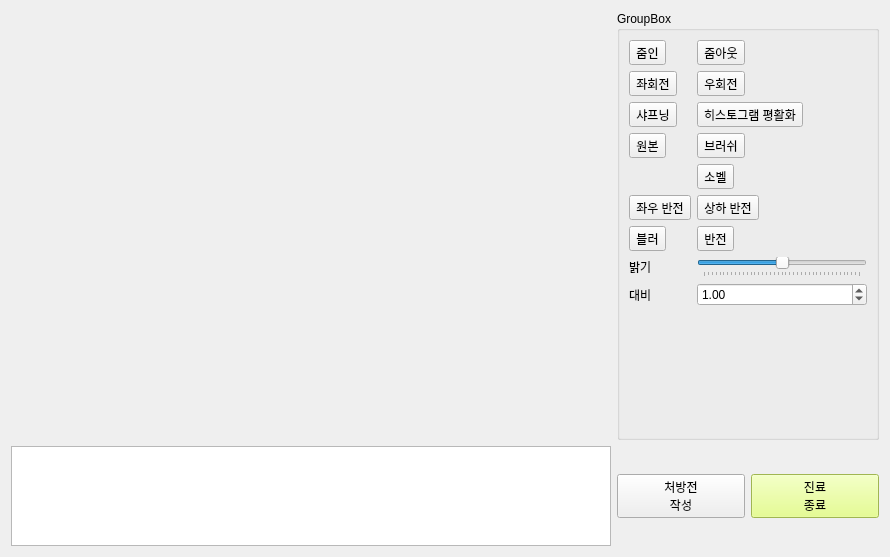
<?xml version="1.0" encoding="UTF-8"?>
<ui version="4.0">
 <class>ImageAlbum</class>
 <widget class="QWidget" name="ImageAlbum">
  <property name="geometry">
   <rect>
    <x>0</x>
    <y>0</y>
    <width>890</width>
    <height>557</height>
   </rect>
  </property>
  <property name="cursor">
   <cursorShape>ArrowCursor</cursorShape>
  </property>
  <property name="mouseTracking">
   <bool>false</bool>
  </property>
  <property name="focusPolicy">
   <enum>Qt::NoFocus</enum>
  </property>
  <property name="windowTitle">
   <string>Form</string>
  </property>
  <layout class="QGridLayout" name="gridLayout_2">
   <item row="0" column="1">
    <widget class="QSplitter" name="splitter">
     <property name="orientation">
      <enum>Qt::Horizontal</enum>
     </property>
     <widget class="QGroupBox" name="groupBox">
      <property name="maximumSize">
       <size>
        <width>300</width>
        <height>16777215</height>
       </size>
      </property>
      <property name="title">
       <string>GroupBox</string>
      </property>
      <layout class="QFormLayout" name="formLayout">
       <item row="0" column="0">
        <widget class="QToolButton" name="ZoomIn">
         <property name="text">
          <string>줌인</string>
         </property>
        </widget>
       </item>
       <item row="0" column="1">
        <widget class="QToolButton" name="ZoomOut">
         <property name="text">
          <string>줌아웃</string>
         </property>
        </widget>
       </item>
       <item row="1" column="0">
        <widget class="QToolButton" name="LeftRotate">
         <property name="text">
          <string>좌회전</string>
         </property>
        </widget>
       </item>
       <item row="1" column="1">
        <widget class="QToolButton" name="RightRotate">
         <property name="text">
          <string>우회전</string>
         </property>
        </widget>
       </item>
       <item row="2" column="0">
        <widget class="QToolButton" name="Sharpening">
         <property name="text">
          <string>샤프닝</string>
         </property>
        </widget>
       </item>
       <item row="2" column="1">
        <widget class="QToolButton" name="HistEqual">
         <property name="text">
          <string>히스토그램 평활화</string>
         </property>
        </widget>
       </item>
       <item row="3" column="0">
        <widget class="QToolButton" name="OrigImage">
         <property name="text">
          <string>원본</string>
         </property>
        </widget>
       </item>
       <item row="3" column="1">
        <widget class="QToolButton" name="Brush">
         <property name="text">
          <string>브러쉬</string>
         </property>
        </widget>
       </item>
       <item row="4" column="1">
        <widget class="QToolButton" name="Sobel">
         <property name="text">
          <string>소벨</string>
         </property>
        </widget>
       </item>
       <item row="5" column="0">
        <widget class="QToolButton" name="VReverse">
         <property name="text">
          <string>좌우 반전</string>
         </property>
        </widget>
       </item>
       <item row="5" column="1">
        <widget class="QToolButton" name="HReverse">
         <property name="text">
          <string>상하 반전</string>
         </property>
        </widget>
       </item>
       <item row="6" column="0">
        <widget class="QToolButton" name="Blur">
         <property name="text">
          <string>블러</string>
         </property>
        </widget>
       </item>
       <item row="6" column="1">
        <widget class="QToolButton" name="Reverse">
         <property name="text">
          <string>반전</string>
         </property>
        </widget>
       </item>
       <item row="7" column="0">
        <widget class="QLabel" name="label">
         <property name="text">
          <string>밝기</string>
         </property>
         <property name="buddy">
          <cstring>horizontalSlider</cstring>
         </property>
        </widget>
       </item>
       <item row="7" column="1">
        <widget class="QSlider" name="horizontalSlider">
         <property name="minimum">
          <number>-20</number>
         </property>
         <property name="maximum">
          <number>20</number>
         </property>
         <property name="orientation">
          <enum>Qt::Horizontal</enum>
         </property>
         <property name="tickPosition">
          <enum>QSlider::TicksBelow</enum>
         </property>
        </widget>
       </item>
       <item row="8" column="0">
        <widget class="QLabel" name="label_2">
         <property name="text">
          <string>대비</string>
         </property>
         <property name="buddy">
          <cstring>Contrast</cstring>
         </property>
        </widget>
       </item>
       <item row="8" column="1">
        <widget class="QDoubleSpinBox" name="Contrast">
         <property name="maximum">
          <double>5.000000000000000</double>
         </property>
         <property name="singleStep">
          <double>0.200000000000000</double>
         </property>
         <property name="value">
          <double>1.000000000000000</double>
         </property>
        </widget>
       </item>
      </layout>
     </widget>
    </widget>
   </item>
   <item row="1" column="0">
    <widget class="QListWidget" name="listWidget">
     <property name="minimumSize">
      <size>
       <width>600</width>
       <height>100</height>
      </size>
     </property>
     <property name="maximumSize">
      <size>
       <width>1000</width>
       <height>100</height>
      </size>
     </property>
     <property name="baseSize">
      <size>
       <width>600</width>
       <height>80</height>
      </size>
     </property>
     <property name="verticalScrollBarPolicy">
      <enum>Qt::ScrollBarAsNeeded</enum>
     </property>
     <property name="horizontalScrollBarPolicy">
      <enum>Qt::ScrollBarAlwaysOff</enum>
     </property>
     <property name="iconSize">
      <size>
       <width>120</width>
       <height>80</height>
      </size>
     </property>
     <property name="flow">
      <enum>QListView::LeftToRight</enum>
     </property>
     <property name="resizeMode">
      <enum>QListView::Adjust</enum>
     </property>
     <property name="viewMode">
      <enum>QListView::IconMode</enum>
     </property>
    </widget>
   </item>
   <item row="1" column="1">
    <layout class="QHBoxLayout" name="horizontalLayout_2">
     <item>
      <widget class="QPushButton" name="pushButton">
       <property name="text">
        <string>처방전
작성</string>
       </property>
      </widget>
     </item>
     <item>
      <widget class="QPushButton" name="pushButton_2">
       <property name="styleSheet">
        <string notr="true">QPushButton {background-color: rgb(224, 255, 114)}</string>
       </property>
       <property name="text">
        <string>진료
종료</string>
       </property>
      </widget>
     </item>
    </layout>
   </item>
  </layout>
 </widget>
 <resources/>
 <connections/>
</ui>
